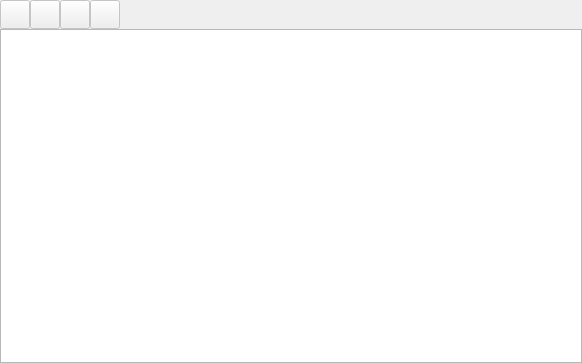
<?xml version="1.0" encoding="UTF-8"?>
<ui version="4.0">
 <class>QueueView</class>
 <widget class="QWidget" name="QueueView">
  <property name="geometry">
   <rect>
    <x>0</x>
    <y>0</y>
    <width>582</width>
    <height>363</height>
   </rect>
  </property>
  <property name="windowTitle">
   <string>QueueView</string>
  </property>
  <property name="windowIcon">
   <iconset>
    <normaloff>:/icons/64x64/com.goshapps.Orange.png</normaloff>:/icons/64x64/com.goshapps.Orange.png</iconset>
  </property>
  <layout class="QVBoxLayout" name="layout_queueview">
   <property name="spacing">
    <number>0</number>
   </property>
   <property name="leftMargin">
    <number>0</number>
   </property>
   <property name="topMargin">
    <number>0</number>
   </property>
   <property name="rightMargin">
    <number>0</number>
   </property>
   <property name="bottomMargin">
    <number>0</number>
   </property>
   <item>
    <layout class="QVBoxLayout" name="verticalLayout">
     <property name="spacing">
      <number>0</number>
     </property>
     <item>
      <layout class="QHBoxLayout" name="horizontalLayout">
       <item>
        <widget class="QToolButton" name="move_down">
         <property name="enabled">
          <bool>false</bool>
         </property>
         <property name="toolTip">
          <string>Move down</string>
         </property>
         <property name="iconSize">
          <size>
           <width>22</width>
           <height>22</height>
          </size>
         </property>
         <property name="shortcut">
          <string>Ctrl+Up</string>
         </property>
        </widget>
       </item>
       <item>
        <widget class="QToolButton" name="move_up">
         <property name="enabled">
          <bool>false</bool>
         </property>
         <property name="toolTip">
          <string>Move up</string>
         </property>
         <property name="iconSize">
          <size>
           <width>22</width>
           <height>22</height>
          </size>
         </property>
         <property name="shortcut">
          <string>Ctrl+Down</string>
         </property>
        </widget>
       </item>
       <item>
        <widget class="QToolButton" name="remove">
         <property name="enabled">
          <bool>false</bool>
         </property>
         <property name="toolTip">
          <string>Remove</string>
         </property>
         <property name="text">
          <string/>
         </property>
         <property name="iconSize">
          <size>
           <width>22</width>
           <height>22</height>
          </size>
         </property>
        </widget>
       </item>
       <item>
        <widget class="QToolButton" name="clear">
         <property name="enabled">
          <bool>false</bool>
         </property>
         <property name="toolTip">
          <string>Clear</string>
         </property>
         <property name="iconSize">
          <size>
           <width>22</width>
           <height>22</height>
          </size>
         </property>
         <property name="shortcut">
          <string>Ctrl+K</string>
         </property>
        </widget>
       </item>
       <item>
        <spacer name="spacer">
         <property name="orientation">
          <enum>Qt::Horizontal</enum>
         </property>
         <property name="sizeHint" stdset="0">
          <size>
           <width>40</width>
           <height>20</height>
          </size>
         </property>
        </spacer>
       </item>
       <item>
        <widget class="QLabel" name="summary">
         <property name="text">
          <string/>
         </property>
        </widget>
       </item>
      </layout>
     </item>
     <item>
      <widget class="QTreeView" name="list">
       <property name="acceptDrops">
        <bool>true</bool>
       </property>
       <property name="showDropIndicator" stdset="0">
        <bool>true</bool>
       </property>
       <property name="dragEnabled">
        <bool>true</bool>
       </property>
       <property name="dragDropMode">
        <enum>QAbstractItemView::DragDrop</enum>
       </property>
       <property name="defaultDropAction">
        <enum>Qt::MoveAction</enum>
       </property>
       <property name="alternatingRowColors">
        <bool>true</bool>
       </property>
       <property name="selectionMode">
        <enum>QAbstractItemView::ExtendedSelection</enum>
       </property>
       <property name="selectionBehavior">
        <enum>QAbstractItemView::SelectRows</enum>
       </property>
       <property name="rootIsDecorated">
        <bool>false</bool>
       </property>
       <attribute name="headerVisible">
        <bool>false</bool>
       </attribute>
      </widget>
     </item>
    </layout>
   </item>
  </layout>
 </widget>
 <resources/>
 <connections/>
</ui>
